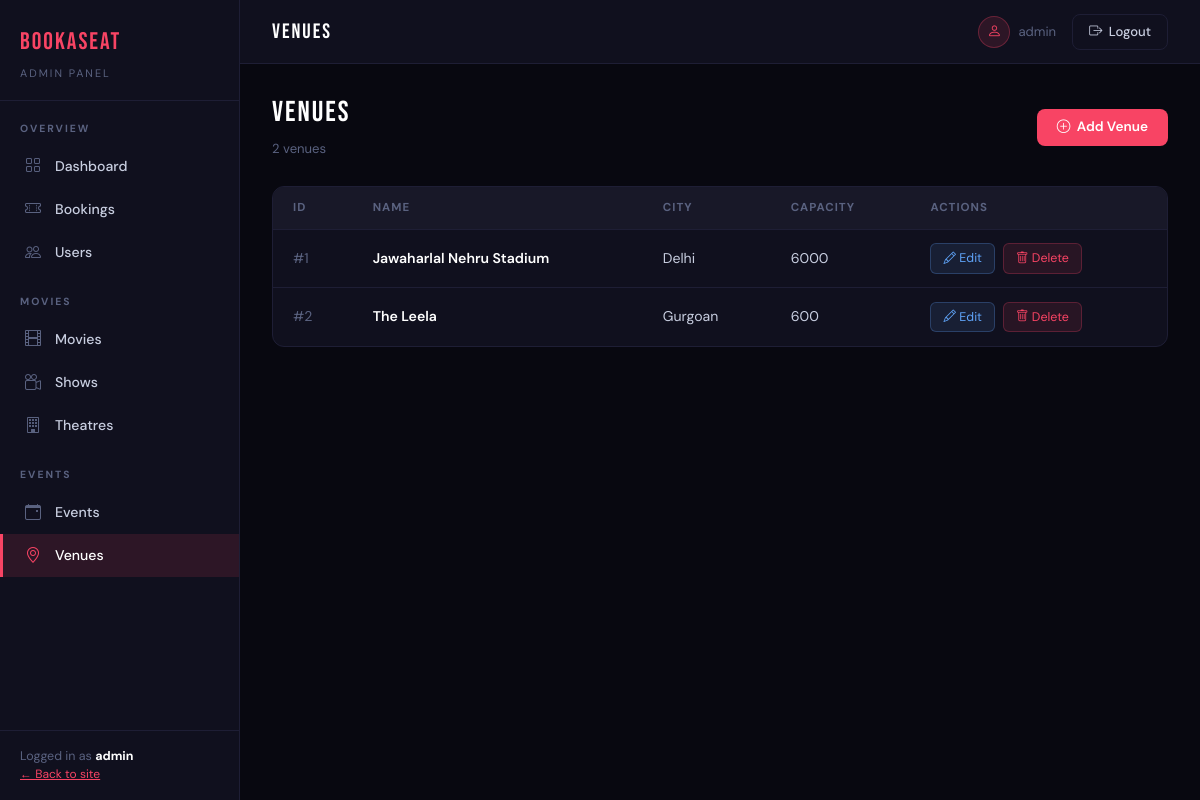
/dashboard/venues/ (signed in), run on an earlier commit of the app's database.
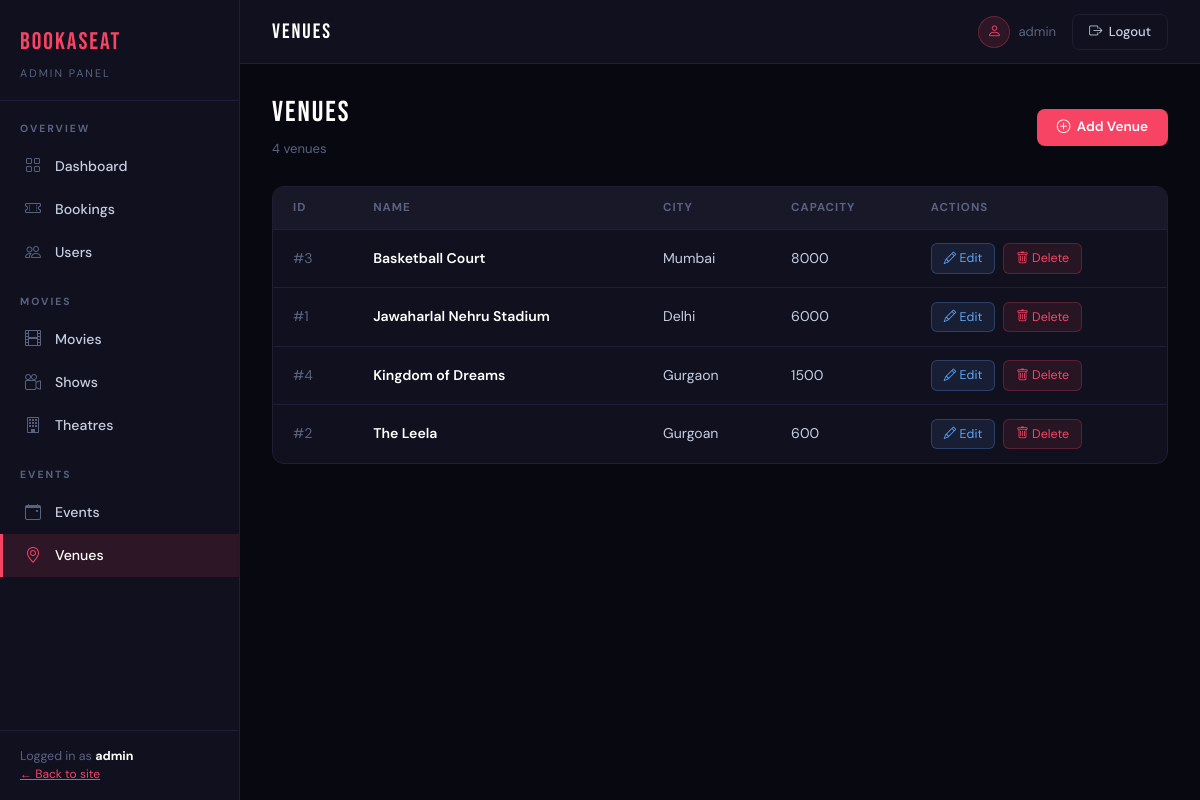
And on a later commit of the database.
### events/models.py (models this page shows, shortened)
class Venue(models.Model):
    name = models.CharField(max_length=255)
    city = models.CharField(max_length=100)
    address = models.TextField()
    capacity = models.PositiveIntegerField(default=0)

### dashboard/views.py (the view)
# urls.py: path('venues/', views.venue_list, name='dashboard_venues'),
@staff_member_required(login_url='login')
def venue_list(request):
    venues = Venue.objects.all().order_by('name')
    return render(request, 'dashboard/venues/list.html', {
        'venues': venues, 'section': 'venues'
    })

### dashboard/templates/dashboard/venues/list.html (shortened to what this page needs)
{% extends 'dashboard/base.html' %}
{% block topbar_title %}VENUES{% endblock %}
{% block content %}
<div class="page-heading">
  <div><h1>VENUES</h1><p>{{ venues|length }} venue{{ venues|length|pluralize }}</p></div>
  <a href="{% url 'dashboard_venue_add' %}" class="btn-red"><i class="bi bi-plus-circle"></i> Add Venue</a>
</div>
<div class="dash-table">
  <table class="admin-table">
    <thead>
      <tr><th>ID</th><th>Name</th><th>City</th><th>Capacity</th><th>Actions</th></tr>
    </thead>
    <tbody>
      {% for venue in venues %}
        <tr>
          <td style="color:var(--muted);">#{{ venue.id }}</td>
          <td style="font-weight:600; color:#fff;">{{ venue.name }}</td>
          <td>{{ venue.city }}</td>
          <td>{{ venue.capacity|default:"—" }}</td>
          <td>
            <div style="display:flex; gap:0.5rem;">
              <a href="{% url 'dashboard_venue_edit' venue.id %}" class="btn-edit-sm"><i class="bi bi-pencil"></i> Edit</a>
              <form method="post" action="{% url 'dashboard_venue_delete' venue.id %}" style="display:inline;" onsubmit="return confirm('Delete {{ venue.name }}?')">
                <button type="submit" class="btn-danger-sm"><i class="bi bi-trash"></i> Delete</button>
              </form>
            </div>
          </td>
        </tr>
      {% empty %}
        <tr><td colspan="5" style="color:var(--muted); text-align:center; padding:2rem;">No venues yet.</td></tr>
      {% endfor %}
    </tbody>
  </table>
</div>
{% endblock %}

What changed in the data, as far as the page shows it:
added Venue: id "3", name "Basketball Court", city "Mumbai", capacity "8000"
added Venue: id "4", name "Kingdom of Dreams", city "Gurgaon", capacity "1500"
Also different on the page:
{{ venues|length }}: "2" → "4"
